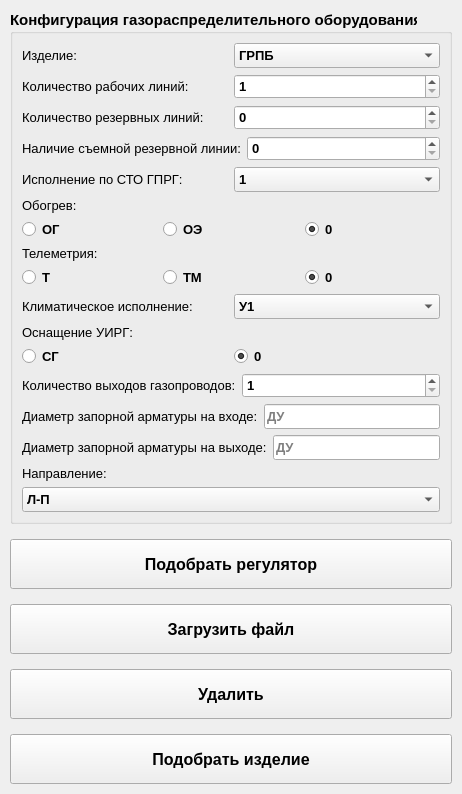
      <widget class="QWidget" name="gas_equipment_tab">
       <attribute name="title">
        <string>Газовое оборудование</string>
       </attribute>
       <layout class="QGridLayout" name="gridLayout_gas_equipment">
        <property name="leftMargin">
         <number>10</number>
        </property>
        <property name="topMargin">
         <number>10</number>
        </property>
        <property name="rightMargin">
         <number>10</number>
        </property>
        <property name="bottomMargin">
         <number>10</number>
        </property>
        <property name="horizontalSpacing">
         <number>10</number>
        </property>
        <property name="verticalSpacing">
         <number>15</number>
        </property>
        <item row="0" column="0">
         <widget class="QGroupBox" name="groupBox_gas_equipment">
          <property name="font">
           <font>
            <pointsize>11</pointsize>
            <weight>75</weight>
            <bold>true</bold>
           </font>
          </property>
          <property name="font">
           <font>
            <pointsize>11</pointsize>
            <weight>75</weight>
            <bold>true</bold>
           </font>
          </property>
          <property name="title">
           <string>Конфигурация газораспределительного оборудования</string>
          </property>
          <layout class="QVBoxLayout" name="verticalLayout_gas_equipment">
           <item>
            <layout class="QHBoxLayout" name="horizontalLayout_product_type">
             <item>
              <widget class="QLabel" name="label_product_type">
               <property name="font">
                <font>
                 <pointsize>10</pointsize>
                 <weight>50</weight>
                 <bold>false</bold>
                </font>
               </property>
               <property name="text">
                <string>Изделие:</string>
               </property>
              </widget>
             </item>
             <item>
              <widget class="QComboBox" name="comboBox_product_type">
               <property name="minimumSize">
                <size>
                 <width>0</width>
                 <height>25</height>
                </size>
               </property>
               <property name="font">
                <font>
                 <pointsize>10</pointsize>
                </font>
               </property>
               <item>
                <property name="text">
                 <string>ГРПБ</string>
                </property>
               </item>
               <item>
                <property name="text">
                 <string>ГРПШ</string>
                </property>
               </item>
               <item>
                <property name="text">
                 <string>ГРУ</string>
                </property>
               </item>
              </widget>
             </item>
            </layout>
           </item>
           <item>
            <layout class="QHBoxLayout" name="horizontalLayout_working_lines">
             <item>
              <widget class="QLabel" name="label_working_lines">
               <property name="font">
                <font>
                 <pointsize>10</pointsize>
                 <weight>50</weight>
                 <bold>false</bold>
                </font>
               </property>
               <property name="text">
                <string>Количество рабочих линий:</string>
               </property>
              </widget>
             </item>
             <item>
              <widget class="QSpinBox" name="spinBox_working_lines">
               <property name="minimumSize">
                <size>
                 <width>0</width>
                 <height>25</height>
                </size>
               </property>
               <property name="font">
                <font>
                 <pointsize>10</pointsize>
                </font>
               </property>
               <property name="minimum">
                <number>1</number>
               </property>
               <property name="maximum">
                <number>10</number>
               </property>
              </widget>
             </item>
            </layout>
           </item>
           <item>
            <layout class="QHBoxLayout" name="horizontalLayout_reserve_lines">
             <item>
              <widget class="QLabel" name="label_reserve_lines">
               <property name="font">
                <font>
                 <pointsize>10</pointsize>
                 <weight>50</weight>
                 <bold>false</bold>
                </font>
               </property>
               <property name="text">
                <string>Количество резервных линий:</string>
               </property>
              </widget>
             </item>
             <item>
              <widget class="QSpinBox" name="spinBox_reserve_lines">
               <property name="minimumSize">
                <size>
                 <width>0</width>
                 <height>25</height>
                </size>
               </property>
               <property name="font">
                <font>
                 <pointsize>10</pointsize>
                </font>
               </property>
               <property name="minimum">
                <number>0</number>
               </property>
               <property name="maximum">
                <number>10</number>
               </property>
              </widget>
             </item>
            </layout>
           </item>
           <item>
            <layout class="QHBoxLayout" name="horizontalLayout_removable_reserve">
             <item>
              <widget class="QLabel" name="label_removable_reserve">
               <property name="font">
                <font>
                 <pointsize>10</pointsize>
                 <weight>50</weight>
                 <bold>false</bold>
                </font>
               </property>
               <property name="text">
                <string>Наличие съемной резервной линии:</string>
               </property>
              </widget>
             </item>
             <item>
              <widget class="QSpinBox" name="spinBox_removable_reserve">
               <property name="minimumSize">
                <size>
                 <width>0</width>
                 <height>25</height>
                </size>
               </property>
               <property name="font">
                <font>
                 <pointsize>10</pointsize>
                </font>
               </property>
               <property name="minimum">
                <number>0</number>
               </property>
               <property name="maximum">
                <number>10</number>
               </property>
              </widget>
             </item>
            </layout>
           </item>
           <item>
            <layout class="QHBoxLayout" name="horizontalLayout_sto_gprg">
             <item>
              <widget class="QLabel" name="label_sto_gprg">
               <property name="font">
                <font>
                 <pointsize>10</pointsize>
                 <weight>50</weight>
                 <bold>false</bold>
                </font>
               </property>
               <property name="text">
                <string>Исполнение по СТО ГПРГ:</string>
               </property>
              </widget>
             </item>
             <item>
              <widget class="QComboBox" name="comboBox_sto_gprg">
               <property name="minimumSize">
                <size>
                 <width>0</width>
                 <height>25</height>
                </size>
               </property>
               <property name="font">
                <font>
                 <pointsize>10</pointsize>
                </font>
               </property>
               <item>
                <property name="text">
                 <string>1</string>
                </property>
               </item>
               <item>
                <property name="text">
                 <string>2</string>
                </property>
               </item>
               <item>
                <property name="text">
                 <string>3</string>
                </property>
               </item>
               <item>
                <property name="text">
                 <string>4</string>
                </property>
               </item>
               <item>
                <property name="text">
                 <string>5</string>
                </property>
               </item>
              </widget>
             </item>
            </layout>
           </item>
           <item>
            <widget class="QLabel" name="label_heating">
             <property name="font">
              <font>
               <pointsize>10</pointsize>
               <weight>50</weight>
               <bold>false</bold>
              </font>
             </property>
             <property name="text">
              <string>Обогрев:</string>
             </property>
            </widget>
           </item>
           <item>
            <layout class="QHBoxLayout" name="horizontalLayout_heating">
             <item>
              <widget class="QRadioButton" name="radioButton_heating_og">
               <property name="font">
                <font>
                 <pointsize>10</pointsize>
                </font>
               </property>
               <property name="font">
                <font>
                 <pointsize>10</pointsize>
                </font>
               </property>
               <property name="text">
                <string>ОГ</string>
               </property>
               <attribute name="buttonGroup">
                <string notr="true">buttonGroup_heating</string>
               </attribute>
              </widget>
             </item>
             <item>
              <widget class="QRadioButton" name="radioButton_heating_oe">
               <property name="font">
                <font>
                 <pointsize>10</pointsize>
                </font>
               </property>
               <property name="font">
                <font>
                 <pointsize>10</pointsize>
                </font>
               </property>
               <property name="text">
                <string>ОЭ</string>
               </property>
               <attribute name="buttonGroup">
                <string notr="true">buttonGroup_heating</string>
               </attribute>
              </widget>
             </item>
             <item>
              <widget class="QRadioButton" name="radioButton_heating_0">
               <property name="font">
                <font>
                 <pointsize>10</pointsize>
                </font>
               </property>
               <property name="text">
                <string>0</string>
               </property>
               <property name="checked">
                <bool>true</bool>
               </property>
               <attribute name="buttonGroup">
                <string notr="true">buttonGroup_heating</string>
               </attribute>
              </widget>
             </item>
            </layout>
           </item>
           <item>
            <widget class="QLabel" name="label_telemetry">
             <property name="font">
              <font>
               <pointsize>10</pointsize>
               <weight>50</weight>
               <bold>false</bold>
              </font>
             </property>
             <property name="text">
              <string>Телеметрия:</string>
             </property>
            </widget>
           </item>
           <item>
            <layout class="QHBoxLayout" name="horizontalLayout_telemetry">
             <item>
              <widget class="QRadioButton" name="radioButton_telemetry_t">
               <property name="font">
                <font>
                 <pointsize>10</pointsize>
                </font>
               </property>
               <property name="font">
                <font>
                 <pointsize>10</pointsize>
                </font>
               </property>
               <property name="text">
                <string>Т</string>
               </property>
               <attribute name="buttonGroup">
                <string notr="true">buttonGroup_telemetry</string>
               </attribute>
              </widget>
             </item>
             <item>
              <widget class="QRadioButton" name="radioButton_telemetry_tm">
               <property name="font">
                <font>
                 <pointsize>10</pointsize>
                </font>
               </property>
               <property name="font">
                <font>
                 <pointsize>10</pointsize>
                </font>
               </property>
               <property name="text">
                <string>ТМ</string>
               </property>
               <attribute name="buttonGroup">
                <string notr="true">buttonGroup_telemetry</string>
               </attribute>
              </widget>
             </item>
             <item>
              <widget class="QRadioButton" name="radioButton_telemetry_0">
               <property name="font">
                <font>
                 <pointsize>10</pointsize>
                </font>
               </property>
               <property name="text">
                <string>0</string>
               </property>
               <property name="checked">
                <bool>true</bool>
               </property>
               <attribute name="buttonGroup">
                <string notr="true">buttonGroup_telemetry</string>
               </attribute>
              </widget>
             </item>
            </layout>
           </item>
           <item>
            <layout class="QHBoxLayout" name="horizontalLayout_climate">
             <item>
              <widget class="QLabel" name="label_climate">
               <property name="font">
                <font>
                 <pointsize>10</pointsize>
                 <weight>50</weight>
                 <bold>false</bold>
                </font>
               </property>
               <property name="text">
                <string>Климатическое исполнение:</string>
               </property>
              </widget>
             </item>
             <item>
              <widget class="QComboBox" name="comboBox_climate">
               <property name="minimumSize">
                <size>
                 <width>0</width>
                 <height>25</height>
                </size>
               </property>
               <property name="font">
                <font>
                 <pointsize>10</pointsize>
                </font>
               </property>
               <item>
                <property name="text">
                 <string>У1</string>
                </property>
               </item>
               <item>
                <property name="text">
                 <string>УХЛ1</string>
                </property>
               </item>
               <item>
                <property name="text">
                 <string>УХЛ4</string>
                </property>
               </item>
              </widget>
             </item>
            </layout>
           </item>
           <item>
            <widget class="QLabel" name="label_uirg">
             <property name="font">
              <font>
               <pointsize>10</pointsize>
               <weight>50</weight>
               <bold>false</bold>
              </font>
             </property>
             <property name="text">
              <string>Оснащение УИРГ:</string>
             </property>
            </widget>
           </item>
           <item>
            <layout class="QHBoxLayout" name="horizontalLayout_uirg">
             <item>
              <widget class="QRadioButton" name="radioButton_uirg_sg">
               <property name="font">
                <font>
                 <pointsize>10</pointsize>
                </font>
               </property>
               <property name="font">
                <font>
                 <pointsize>10</pointsize>
                </font>
               </property>
               <property name="text">
                <string>СГ</string>
               </property>
               <attribute name="buttonGroup">
                <string notr="true">buttonGroup_uirg</string>
               </attribute>
              </widget>
             </item>
             <item>
              <widget class="QRadioButton" name="radioButton_uirg_0">
               <property name="font">
                <font>
                 <pointsize>10</pointsize>
                </font>
               </property>
               <property name="text">
                <string>0</string>
               </property>
               <property name="checked">
                <bool>true</bool>
               </property>
               <attribute name="buttonGroup">
                <string notr="true">buttonGroup_uirg</string>
               </attribute>
              </widget>
             </item>
            </layout>
           </item>
           <item>
            <layout class="QHBoxLayout" name="horizontalLayout_gas_outputs">
             <item>
              <widget class="QLabel" name="label_gas_outputs">
               <property name="font">
                <font>
                 <pointsize>10</pointsize>
                 <weight>50</weight>
                 <bold>false</bold>
                </font>
               </property>
               <property name="text">
                <string>Количество выходов газопроводов:</string>
               </property>
              </widget>
             </item>
             <item>
              <widget class="QSpinBox" name="spinBox_gas_outputs">
               <property name="minimumSize">
                <size>
                 <width>0</width>
                 <height>25</height>
                </size>
               </property>
               <property name="font">
                <font>
                 <pointsize>10</pointsize>
                </font>
               </property>
               <property name="minimum">
                <number>1</number>
               </property>
               <property name="maximum">
                <number>20</number>
               </property>
              </widget>
             </item>
            </layout>
           </item>
           <item>
            <layout class="QHBoxLayout" name="horizontalLayout_valve_diameter_in">
             <item>
              <widget class="QLabel" name="label_valve_diameter_in">
               <property name="font">
                <font>
                 <pointsize>10</pointsize>
                 <weight>50</weight>
                 <bold>false</bold>
                </font>
               </property>
               <property name="text">
                <string>Диаметр запорной арматуры на входе:</string>
               </property>
              </widget>
             </item>
             <item>
              <widget class="QLineEdit" name="lineEdit_valve_diameter_in">
               <property name="minimumSize">
                <size>
                 <width>0</width>
                 <height>25</height>
                </size>
               </property>
               <property name="font">
                <font>
                 <pointsize>10</pointsize>
                </font>
               </property>
               <property name="placeholderText">
                <string>ДУ</string>
               </property>
              </widget>
             </item>
            </layout>
           </item>
           <item>
            <layout class="QHBoxLayout" name="horizontalLayout_valve_diameter_out">
             <item>
              <widget class="QLabel" name="label_valve_diameter_out">
               <property name="font">
                <font>
                 <pointsize>10</pointsize>
                 <weight>50</weight>
                 <bold>false</bold>
                </font>
               </property>
               <property name="text">
                <string>Диаметр запорной арматуры на выходе:</string>
               </property>
              </widget>
             </item>
             <item>
              <widget class="QLineEdit" name="lineEdit_valve_diameter_out">
               <property name="minimumSize">
                <size>
                 <width>0</width>
                 <height>25</height>
                </size>
               </property>
               <property name="font">
                <font>
                 <pointsize>10</pointsize>
                </font>
               </property>
               <property name="placeholderText">
                <string>ДУ</string>
               </property>
              </widget>
             </item>
            </layout>
           </item>
           <item>
            <widget class="QLabel" name="label_direction">
             <property name="font">
              <font>
               <pointsize>10</pointsize>
               <weight>50</weight>
               <bold>false</bold>
              </font>
             </property>
             <property name="text">
              <string>Направление:</string>
             </property>
            </widget>
           </item>
           <item>
            <layout class="QHBoxLayout" name="horizontalLayout_direction">
             <item>
              <widget class="QComboBox" name="comboBox_direction">
               <property name="minimumSize">
                <size>
                 <width>0</width>
                 <height>25</height>
                </size>
               </property>
               <property name="font">
                <font>
                 <pointsize>10</pointsize>
                </font>
               </property>
               <item>
                <property name="text">
                 <string>Л-П</string>
                </property>
               </item>
               <item>
                <property name="text">
                 <string>П-Л</string>
                </property>
               </item>
               <item>
                <property name="text">
                 <string>Л-Л</string>
                </property>
               </item>
               <item>
                <property name="text">
                 <string>П-П</string>
                </property>
               </item>
              </widget>
             </item>
            </layout>
           </item>
          </layout>
         </widget>
        </item>
        <item row="2" column="0">
         <widget class="QPushButton" name="select_button">
          <property name="minimumSize">
           <size>
            <width>0</width>
            <height>50</height>
           </size>
          </property>
          <property name="font">
           <font>
            <pointsize>12</pointsize>
            <weight>75</weight>
            <bold>true</bold>
           </font>
          </property>
          <property name="text">
           <string>Подобрать регулятор</string>
          </property>
         </widget>
        </item>
        <item row="3" column="0">
         <widget class="QPushButton" name="open_button">
          <property name="minimumSize">
           <size>
            <width>0</width>
            <height>50</height>
           </size>
          </property>
          <property name="font">
           <font>
            <pointsize>12</pointsize>
            <weight>75</weight>
            <bold>true</bold>
           </font>
          </property>
          <property name="font">
           <font>
            <pointsize>12</pointsize>
            <weight>75</weight>
            <bold>true</bold>
           </font>
          </property>
          <property name="text">
           <string>Загрузить файл</string>
          </property>
         </widget>
        </item>
        <item row="4" column="0">
         <widget class="QPushButton" name="remove_button">
          <property name="minimumSize">
           <size>
            <width>0</width>
            <height>50</height>
           </size>
          </property>
          <property name="font">
           <font>
            <pointsize>12</pointsize>
            <weight>75</weight>
            <bold>true</bold>
           </font>
          </property>
          <property name="font">
           <font>
            <pointsize>12</pointsize>
            <weight>75</weight>
            <bold>true</bold>
           </font>
          </property>
          <property name="text">
           <string>Удалить</string>
          </property>
         </widget>
        </item>
        <item row="5" column="0">
         <widget class="QPushButton" name="select_product_button">
          <property name="minimumSize">
           <size>
            <width>0</width>
            <height>50</height>
           </size>
          </property>
          <property name="font">
           <font>
            <pointsize>12</pointsize>
            <weight>75</weight>
            <bold>true</bold>
           </font>
          </property>
          <property name="text">
           <string>Подобрать изделие</string>
          </property>
         </widget>
        </item>
       </layout>
      </widget>
